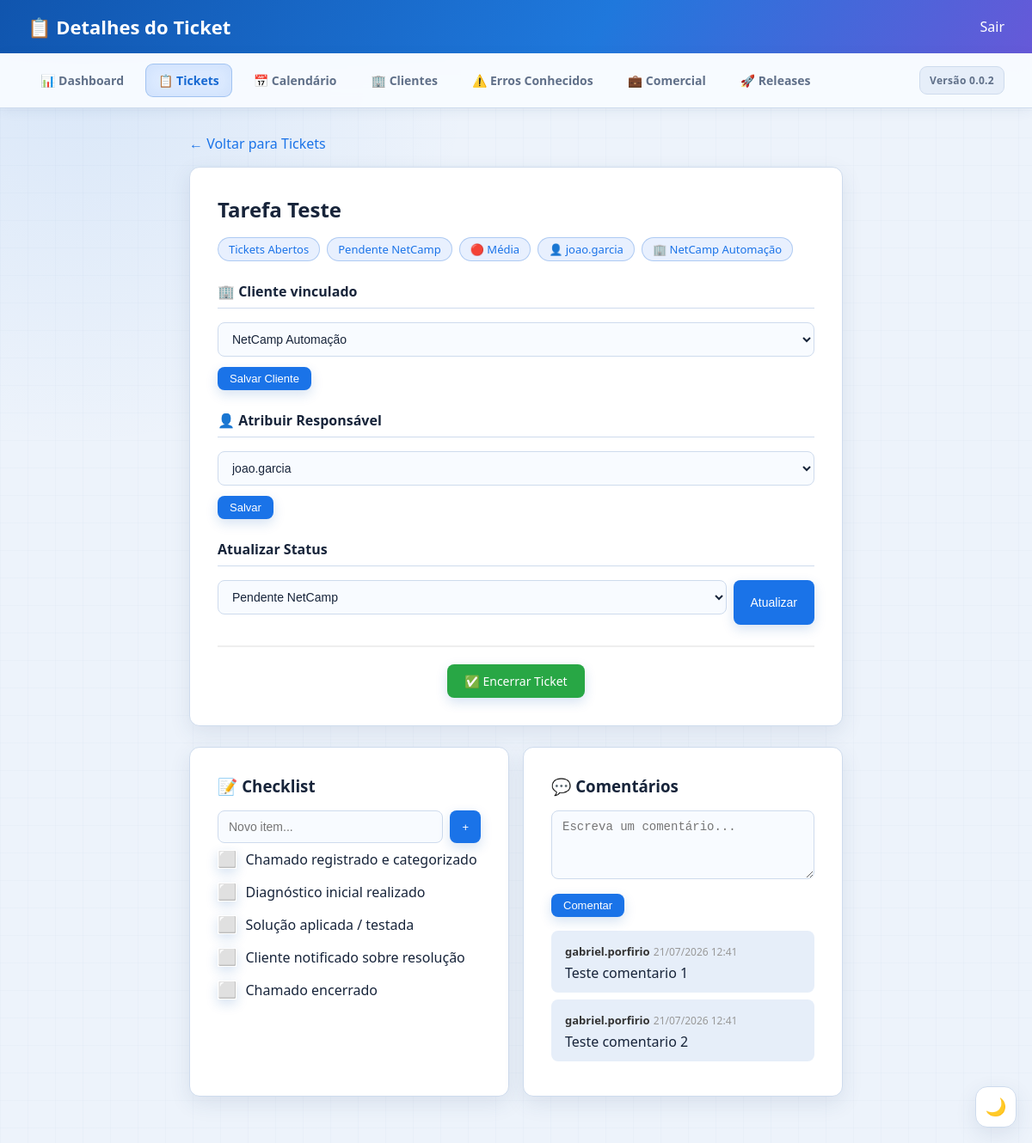
Page /tarefa/10/ (signed in) on the committed database.
### app/models.py (models this page shows, shortened)
class Task(models.Model):
    AREAS = [
        ('tickets', 'Tickets'),
        ('comercial', 'Comercial'),
    ]
    STATUS_CHOICES = [
        ('pendente_cliente', 'Pendente Cliente'),
        ('pendente_netcamp', 'Pendente NetCamp'),
        ('pendente_netcontroll', 'Pendente Netcontroll'),
    ]
    FASES_TICKETS = [
        ('implantacao', 'Implantação'),
        ('pendencias_pos_venda', 'Pendências Pós-Venda'),
        ('tickets_abertos', 'Tickets Abertos'),
        ('tarefas_internas', 'Tarefas Internas'),
        ('diversos', 'Diversos'),
    ]
    FASES_COMERCIAL = [
        ('aprovado_aguardando_implantacao', 'Aprovado, aguardando implantação'),
        ('lead_inicial', 'Lead inicial'),
        ('apresentacao', 'Apresentação'),
        ('enviar_proposta', 'Enviar proposta'),
        ('aguardando_retorno', 'Aguardando retorno'),
        ('cobrancas_avulsas', 'Cobranças avulsas de clientes'),
    ]
    FASES = FASES_TICKETS + FASES_COMERCIAL
    STATUS_COMERCIAL = [
        ('contato_inicial', 'Contato Inicial'),
        ('proposta_enviada', 'Proposta Enviada'),
        ('negociacao', 'Negociação'),
        ('aprovado', 'Aprovado'),
    ]
    STATUS_IMPLANTACAO = [
        ('pendente', 'Pendente'),
        ('em_andamento', 'Em Andamento'),
        ('concluido', 'Concluído'),
    ]
    STATUS_SUPORTE = [
        ('aberto', 'Aberto'),
        ('em_andamento', 'Em Andamento'),
        ('aguardando', 'Aguardando Cliente'),
        ('resolvido', 'Resolvido'),
        ('fechado', 'Fechado'),
    ]
    titulo = models.CharField(max_length=300)
    descricao = models.TextField(blank=True)
    area = models.CharField(max_length=20, choices=AREAS, default='tickets')
    fase = models.CharField(max_length=40, choices=FASES, default='tickets_abertos')
    status = models.CharField(max_length=30, choices=STATUS_CHOICES, default='pendente_cliente')
    prioridade = models.CharField(max_length=20, choices=[
        ('baixa', 'Baixa'),
        ('media', 'Média'),
        ('alta', 'Alta'),
        ('urgente', 'Urgente'),
    ], default='media')
    encerrada = models.BooleanField('Encerrada', default=False)
    responsavel = models.ForeignKey(User, on_delete=models.SET_NULL, null=True, blank=True, related_name='tarefas')
    lead = models.ForeignKey(Lead, on_delete=models.CASCADE, null=True, blank=True, related_name='tarefas')
    cliente = models.ForeignKey(
        Cliente,
        on_delete=models.SET_NULL,
        null=True,
        blank=True,
        related_name='tarefas',
    )
    origem_comercial = models.OneToOneField(
        'self',
        on_delete=models.SET_NULL,
        null=True,
        blank=True,
        related_name='ticket_implantacao',
    )
    prazo = models.DateField(null=True, blank=True)
    criado_em = models.DateTimeField(auto_now_add=True)
    atualizado_em = models.DateTimeField(auto_now=True)

class Cliente(models.Model):
    codigo = models.CharField('ID', max_length=5, unique=True, null=True, blank=True)
    nome_fantasia = models.CharField('Nome Fantasia', max_length=200)
    razao_social = models.CharField('Razão Social', max_length=200)
    cnpj = models.CharField('CNPJ', max_length=18)
    proprietario = models.CharField('Proprietário', max_length=150)
    telefone = models.CharField('Telefone', max_length=30)
    observacoes = models.TextField('Observações', blank=True)
    ativo = models.BooleanField('Ativo', default=True)
    motivo_inativacao = models.TextField('Motivo da inativação', blank=True)
    inativado_em = models.DateTimeField('Inativado em', null=True, blank=True)
    criado_em = models.DateTimeField(auto_now_add=True)
    atualizado_em = models.DateTimeField(auto_now=True)
    class Meta:
        ordering = ['nome_fantasia']

class ChecklistItem(models.Model):
    task = models.ForeignKey(Task, on_delete=models.CASCADE, related_name='checklists')
    descricao = models.CharField(max_length=500)
    concluido = models.BooleanField(default=False)
    criado_por = models.ForeignKey(User, on_delete=models.SET_NULL, null=True)
    criado_em = models.DateTimeField(auto_now_add=True)

class Comment(models.Model):
    task = models.ForeignKey(Task, on_delete=models.CASCADE, related_name='comentarios')
    autor = models.ForeignKey(User, on_delete=models.SET_NULL, null=True)
    texto = models.TextField()
    criado_em = models.DateTimeField(auto_now_add=True)
    class Meta:
        ordering = ['criado_em']

### app/views.py (the view, shortened to what this page needs)
# urls.py: path('tarefa/<int:tarefa_id>/', views.detalhes_tarefa, name='detalhes_tarefa'),
@login_required(login_url='/login/')
def detalhes_tarefa(request, tarefa_id):
    tarefa = get_object_or_404(Task, id=tarefa_id)
    users = User.objects.filter(is_active=True).order_by('username') if request.user.is_superuser else None
    return render(request, 'app/detalhes_tarefa.html', {
        'tarefa': tarefa,
        'is_admin': request.user.is_superuser,
        'users': users,
        'status_choices': Task.STATUS_CHOICES,
        'clientes': Cliente.objects.filter(ativo=True),
    })

### app/templates/app/detalhes_tarefa.html (shortened to what this page needs)
<!DOCTYPE html>
<html lang="pt-br">
<head>
    <link rel="stylesheet" href="/static/app/theme.css?v=20260722-3">
</head>
<body>
    <div class="topo">
        <h2>📋 Detalhes do Ticket</h2>
        <a href="{% url 'logout' %}">Sair</a>
    </div>
    {% include 'app/base_nav_snippet.html' %}
    <div class="container">
        <a href="{% if tarefa.area == 'comercial' %}{% url 'comercial' %}{% else %}{% url 'tarefas' %}{% endif %}" class="voltar">← Voltar para {% if tarefa.area == 'comercial' %}Comercial{% else %}Tickets{% endif %}</a>
        <div class="card-detalhe">
            <h1>{{ tarefa.titulo }}</h1>
            <div class="tags">
                <span class="tag">{{ tarefa.get_fase_display }}</span>
                <span class="tag">{{ tarefa.get_status_display }}</span>
                <span class="tag">🔴 {{ tarefa.get_prioridade_display }}</span>
                {% if tarefa.responsavel %}
                <span class="tag">👤 {{ tarefa.responsavel.username }}</span>
                {% endif %}
                {% if tarefa.cliente %}
                <span class="tag">🏢 {{ tarefa.cliente.nome_fantasia }}</span>
                {% endif %}
            </div>
            <div class="secao">
                <h3>🏢 Cliente vinculado</h3>
                <form method="post">
                    <select name="cliente">
                        {% for cliente in clientes %}
                        <option value="{{ cliente.id }}" {% if tarefa.cliente_id == cliente.id %}selected{% endif %}>{{ cliente.nome_fantasia }}</option>
                        {% endfor %}
                    </select>
                    <button type="submit" class="btn btn-small">Salvar Cliente</button>
                </form>
            </div>
            {% if is_admin %}
            <div class="secao">
                <h3>👤 Atribuir Responsável</h3>
                <form method="post">
                    <select name="responsavel">
                        {% for user in users %}
                        <option value="{{ user.id }}" {% if tarefa.responsavel == user %}selected{% endif %}>{{ user.username }}</option>
                        {% endfor %}
                    </select>
                    <button type="submit" class="btn btn-small">Salvar</button>
                </form>
            </div>
            {% endif %}
            <div class="secao">
                <h3>Atualizar Status</h3>
                <form method="post">
                    <div style="display: flex; gap: 8px;">
                        <select name="novo_status" style="flex: 1;">
                            {% for value, label in status_choices %}
                            <option value="{{ value }}" {% if tarefa.status == value %}selected{% endif %}>{{ label }}</option>
                            {% endfor %}
                        </select>
                        <button type="submit" class="btn">Atualizar</button>
                    </div>
                </form>
            </div>
            <div style="margin-top: 24px; padding-top: 20px; border-top: 2px solid #eee; display:flex; justify-content:center; align-items:center; gap:10px; flex-wrap:wrap;">
                {% if not tarefa.encerrada %}
                <a href="{% url 'encerrar_tarefa' tarefa.id %}" class="btn" style="background: #28a745;"
                   onclick="return confirm('Tem certeza que deseja encerrar este ticket?')">
                    ✅ Encerrar Ticket
                </a>
                {% else %}
                <a href="{% url 'reabrir_tarefa' tarefa.id %}" class="btn" style="background: #ffc107; color: #333;">
                    🔄 Reabrir Ticket
                </a>
                {% endif %}
            </div>
        </div>
        <div class="grid-2">
            <div class="card-detalhe">
                <h3>📝 Checklist</h3>
                <form method="post" style="display: flex; gap: 8px;">
                    <input type="text" name="descricao" placeholder="Novo item..." required style="flex: 1; margin-bottom: 0;">
                    <button type="submit" class="btn btn-small">+</button>
                </form>
                {% for item in tarefa.checklists.all %}
                <div class="checklist-item">
                    <form method="post" style="margin: 0;">
                        <button type="submit" style="background: none; border: none; font-size: 18px; cursor: pointer;">
                            {{ item.concluido|yesno:"✅,⬜" }}
                        </button>
                    </form>
                    <span style="{% if item.concluido %}text-decoration: line-through; color: #999;{% endif %}">
                        {{ item.descricao }}
                    </span>
                </div>
                {% empty %}
                <p style="color: #999; font-size: 13px; margin-top: 12px;">Nenhum item no checklist</p>
                {% endfor %}
            </div>
            <div class="card-detalhe">
                <h3>💬 Comentários</h3>
                <form method="post">
                    <textarea name="texto" placeholder="Escreva um comentário..." required></textarea>
                    <button type="submit" class="btn btn-small">Comentar</button>
                </form>
                <div style="margin-top: 16px;">
                    {% for comentario in tarefa.comentarios.all %}
                    <div class="comentario">
                        <div>
                            <span class="autor">{{ comentario.autor.username }}</span>
                            <span class="data">{{ comentario.criado_em|date:"d/m/Y H:i" }}</span>
                        </div>
                        <div class="texto">{{ comentario.texto|linebreaks }}</div>
                    </div>
                    {% empty %}
                    <p style="color: #999; font-size: 13px;">Nenhum comentário ainda</p>
                    {% endfor %}
                </div>
            </div>
        </div>
    </div>
</body>
</html>

### app/templates/app/base_nav_snippet.html
{% with pagina=request.resolver_match.url_name %}
<nav class="app-nav" aria-label="Menu principal">
    <a href="{% url 'dashboard' %}" {% if pagina == 'dashboard' %}class="active"{% endif %}>📊 Dashboard</a>
    <a href="{% url 'tarefas' %}" {% if pagina == 'tarefas' or pagina == 'tarefas_encerradas' or pagina == 'criar_tarefa' and area != 'comercial' or pagina == 'detalhes_tarefa' and tarefa.area != 'comercial' %}class="active"{% endif %}>📋 Tickets</a>
    <a href="{% url 'calendario' %}" {% if pagina == 'calendario' %}class="active"{% endif %}>📅 Calendário</a>
    <a href="{% url 'clientes' %}" {% if pagina == 'clientes' or pagina == 'criar_cliente' or pagina == 'detalhes_cliente' or pagina == 'clientes_inativos' %}class="active"{% endif %}>🏢 Clientes</a>
    <a href="{% url 'erros_conhecidos' %}" {% if pagina == 'erros_conhecidos' or pagina == 'criar_erro_conhecido' or pagina == 'detalhes_erro_conhecido' %}class="active"{% endif %}>⚠️ Erros Conhecidos</a>
    <a href="{% url 'comercial' %}" {% if pagina == 'comercial' or pagina == 'criar_tarefa' and area == 'comercial' or pagina == 'detalhes_tarefa' and tarefa.area == 'comercial' %}class="active"{% endif %}>💼 Comercial</a>
    <a href="{% url 'releases' %}" {% if pagina == 'releases' or pagina == 'solicitacoes_releases' %}class="active"{% endif %}>🚀 Releases</a>
    <span class="app-version" style="margin-left:auto;">Versão 0.0.2</span>
</nav>
{% endwith %}

### app/static/app/theme.css (style rules this page uses)
:root { color-scheme: light; --bg: #edf3fb; --surface: #f8fbff; --surface-strong: #ffffff; --surface-muted: #e6eef9; --text: #17243a; --text-muted: #607089; --border: #cedbed; --primary: #1769d2; --primary-soft: #dceaff; --shadow: 0 8px 24px rgba(35, 66, 110, 0.10); }
body { background-color: var(--bg) !important; background-image: radial-gradient(circle at 8% 5%, rgba(40, 123, 224, 0.10), transparent 27%), linear-gradient(rgba(44, 96, 160, 0.025) 1px, transparent 1px), linear-gradient(90deg, rgba(44, 96, 160, 0.025) 1px, transparent 1px) !important; background-size: auto, 32px 32px, 32px 32px !important; color: var(--text) !important; }
.topo { background: linear-gradient(120deg, #1055ae, #1f78dc 58%, #6659d8) !important; box-shadow: 0 4px 18px rgba(19, 67, 135, 0.22); }
.app-nav { background: rgba(248, 251, 255, 0.94); padding: 12px 32px; display: flex; align-items: center; gap: 10px; border-bottom: 1px solid var(--border); box-shadow: 0 3px 14px rgba(38, 68, 107, 0.07); backdrop-filter: blur(12px); flex-wrap: wrap; }
.app-nav a { color: var(--text-muted); text-decoration: none; font-size: 14px; font-weight: 600; padding: 9px 14px; border: 1px solid transparent; border-radius: 9px; transition: all 0.2s ease; }
.app-nav a:hover, .app-nav a.active { background: var(--primary-soft); color: var(--primary); border-color: color-mix(in srgb, var(--primary) 30%, transparent); box-shadow: inset 0 0 16px color-mix(in srgb, var(--primary) 8%, transparent); }
.app-version { margin-left: auto; padding: 7px 11px; border: 1px solid var(--border); border-radius: 9px; background: var(--surface-muted); color: var(--text-muted); font-size: 12px; font-weight: 700; letter-spacing: 0.3px; white-space: nowrap; }
.card, .card-detalhe, .table-wrapper, .table-wrap, .vazio, .login-card, .day-card, .month-calendar, .calendario, .dia, table { background-color: var(--surface-strong) !important; color: var(--text) !important; border-color: var(--border) !important; box-shadow: var(--shadow) !important; }
.card, .card-detalhe, .day-card, .month-calendar, .login-card { border: 1px solid var(--border) !important; }
h1, h2, h3, h4, p, label, td, strong, .card h4, .boas-vindas h1, .topo-actions h2 { color: var(--text) !important; }
.topo h1, .topo h2, .topo p, .topo span, .topo a { color: #fff !important; }
input, select, textarea { background: var(--surface) !important; color: var(--text) !important; border-color: var(--border) !important; outline: none; transition: border-color .2s, box-shadow .2s; }
td, th, .secao h3, .cabecalho { border-color: var(--border) !important; }
.comentario { background: var(--surface-muted) !important; color: var(--text) !important; }
.btn, button[type="submit"] { box-shadow: 0 5px 14px rgba(20, 94, 184, .18); transition: transform .18s, box-shadow .18s, filter .18s; }
.tag, .cliente, .clientes a, .id { border: 1px solid color-mix(in srgb, var(--primary) 28%, transparent); }

### rows in the picture
Task: titulo "Tarefa Teste", fase "Tickets Abertos", status "Pendente NetCamp", prioridade "Média", responsavel.username "joao.garcia", cliente.nome_fantasia "NetCamp Automação", cliente "NetCamp Automação", responsavel "joao.garcia", novo_status "Pendente NetCamp"
ChecklistItem: concluido "⬜", descricao "Chamado registrado e categorizado"
ChecklistItem: concluido "⬜", descricao "Diagnóstico inicial realizado"
ChecklistItem: concluido "⬜", descricao "Solução aplicada / testada"
ChecklistItem: concluido "⬜", descricao "Cliente notificado sobre resolução"
ChecklistItem: concluido "⬜", descricao "Chamado encerrado"
Comment: autor.username "gabriel.porfirio", criado_em "21/07/2026 12:41", texto "Teste comentario 1"
Comment: autor.username "gabriel.porfirio", criado_em "21/07/2026 12:41", texto "Teste comentario 2"
